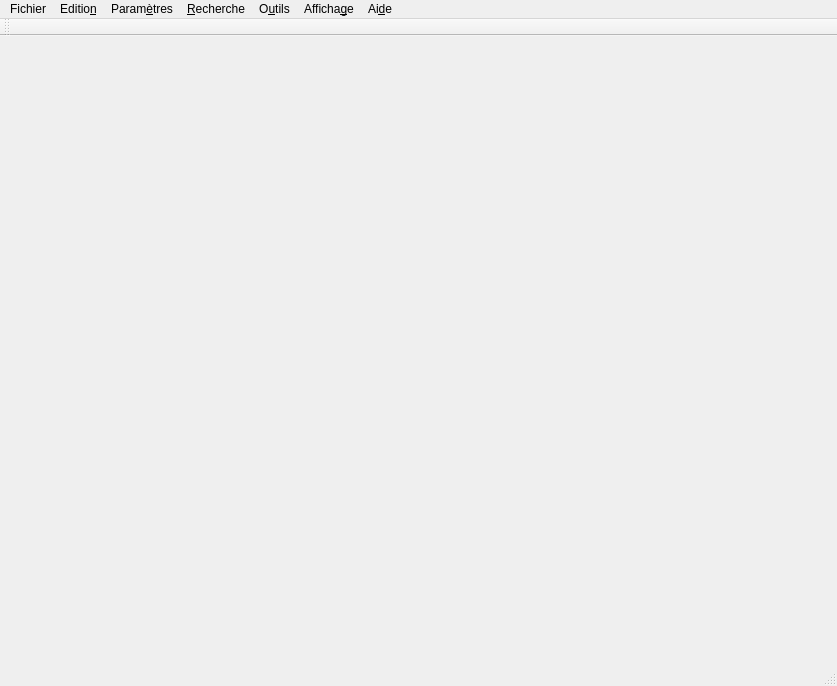
<?xml version="1.0" encoding="UTF-8"?>
<ui version="4.0">
 <class>MainWindow</class>
 <widget class="QMainWindow" name="MainWindow">
  <property name="geometry">
   <rect>
    <x>0</x>
    <y>0</y>
    <width>837</width>
    <height>686</height>
   </rect>
  </property>
  <property name="windowTitle">
   <string>MainWindow</string>
  </property>
  <widget class="QWidget" name="centralwidget">
   <layout class="QHBoxLayout" name="horizontalLayout_2"/>
  </widget>
  <widget class="QMenuBar" name="menubar">
   <property name="geometry">
    <rect>
     <x>0</x>
     <y>0</y>
     <width>837</width>
     <height>22</height>
    </rect>
   </property>
   <widget class="QMenu" name="menuFichier">
    <property name="title">
     <string>Fichier</string>
    </property>
    <addaction name="actionQuitter"/>
    <addaction name="actionRed_marrer"/>
   </widget>
   <widget class="QMenu" name="menuEdition">
    <property name="title">
     <string>Editio&amp;n</string>
    </property>
    <widget class="QMenu" name="menuAction">
     <property name="title">
      <string>&amp;Action</string>
     </property>
     <addaction name="actionAjouter_rect_ROI"/>
     <addaction name="actionAjouter_ligne_ROI"/>
     <addaction name="actionSupprimer_rect_ROI"/>
     <addaction name="actionSupprimer_ligne_ROI"/>
    </widget>
    <addaction name="menuAction"/>
   </widget>
   <widget class="QMenu" name="menuRecherche">
    <property name="title">
     <string>&amp;Recherche</string>
    </property>
   </widget>
   <widget class="QMenu" name="menuOutils">
    <property name="title">
     <string>O&amp;utils</string>
    </property>
    <widget class="QMenu" name="menuDebug">
     <property name="title">
      <string>&amp;Debug</string>
     </property>
     <addaction name="actionPrint_logs"/>
     <addaction name="actionShow_Physical_Plot_Dock_Widget"/>
     <addaction name="actionShow_Composite_Plots_Dock_Widget"/>
    </widget>
    <addaction name="menuDebug"/>
   </widget>
   <widget class="QMenu" name="menuAffichage">
    <property name="title">
     <string>Afficha&amp;ge</string>
    </property>
    <widget class="QMenu" name="menuVolets">
     <property name="title">
      <string>&amp;Volets</string>
     </property>
     <addaction name="action_videoStream"/>
     <addaction name="action_cameraParameters"/>
     <addaction name="actionComposite_parameters"/>
     <addaction name="actionLog_console"/>
     <addaction name="actionNavigation_tools"/>
     <addaction name="actionTarget_visualizer"/>
     <addaction name="actionSTL_visualizer"/>
    </widget>
    <addaction name="menuVolets"/>
   </widget>
   <widget class="QMenu" name="menuAide">
    <property name="title">
     <string>Ai&amp;de</string>
    </property>
   </widget>
   <widget class="QMenu" name="menuParam_tres">
    <property name="title">
     <string>Param&amp;ètres</string>
    </property>
    <addaction name="actionConfigurateur_cam_ra"/>
   </widget>
   <addaction name="menuFichier"/>
   <addaction name="menuEdition"/>
   <addaction name="menuParam_tres"/>
   <addaction name="menuRecherche"/>
   <addaction name="menuOutils"/>
   <addaction name="menuAffichage"/>
   <addaction name="menuAide"/>
  </widget>
  <widget class="QStatusBar" name="statusbar"/>
  <widget class="QToolBar" name="toolBar">
   <property name="windowTitle">
    <string>toolBar</string>
   </property>
   <attribute name="toolBarArea">
    <enum>TopToolBarArea</enum>
   </attribute>
   <attribute name="toolBarBreak">
    <bool>false</bool>
   </attribute>
  </widget>
  <action name="actionQuitter">
   <property name="text">
    <string>&amp;Quitter</string>
   </property>
   <property name="statusTip">
    <string>Quitter</string>
   </property>
   <property name="shortcut">
    <string>Ctrl+Q</string>
   </property>
  </action>
  <action name="actionRed_marrer">
   <property name="text">
    <string>&amp;Redémarrer</string>
   </property>
   <property name="statusTip">
    <string>Redémarrer</string>
   </property>
   <property name="shortcut">
    <string>Ctrl+R</string>
   </property>
  </action>
  <action name="action_videoStream">
   <property name="checkable">
    <bool>true</bool>
   </property>
   <property name="checked">
    <bool>true</bool>
   </property>
   <property name="text">
    <string>&amp;Video stream</string>
   </property>
  </action>
  <action name="actionThreads_info">
   <property name="checkable">
    <bool>true</bool>
   </property>
   <property name="checked">
    <bool>false</bool>
   </property>
   <property name="text">
    <string>Threads info</string>
   </property>
  </action>
  <action name="actionConfigurateur_cam_ra">
   <property name="text">
    <string>&amp;Configurateur caméra</string>
   </property>
  </action>
  <action name="action_cameraParameters">
   <property name="checkable">
    <bool>true</bool>
   </property>
   <property name="checked">
    <bool>true</bool>
   </property>
   <property name="text">
    <string>&amp;Camera parameters</string>
   </property>
  </action>
  <action name="actionCalibration_source_files">
   <property name="checkable">
    <bool>true</bool>
   </property>
   <property name="checked">
    <bool>true</bool>
   </property>
   <property name="text">
    <string>Calibration source files</string>
   </property>
  </action>
  <action name="actionXYZ_Positions_graphs">
   <property name="checkable">
    <bool>true</bool>
   </property>
   <property name="checked">
    <bool>true</bool>
   </property>
   <property name="text">
    <string>XYZ Positions graphs</string>
   </property>
  </action>
  <action name="actionAjouter_rect_ROI">
   <property name="text">
    <string>&amp;Ajouter rect ROI</string>
   </property>
  </action>
  <action name="actionAjouter_ligne_ROI">
   <property name="text">
    <string>Ajouter &amp;ligne ROI</string>
   </property>
  </action>
  <action name="actionSupprimer_rect_ROI">
   <property name="text">
    <string>&amp;Supprimer rect ROI</string>
   </property>
  </action>
  <action name="actionSupprimer_ligne_ROI">
   <property name="text">
    <string>Supprimer ligne &amp;ROI</string>
   </property>
  </action>
  <action name="actionComposite_parameters">
   <property name="checkable">
    <bool>true</bool>
   </property>
   <property name="checked">
    <bool>true</bool>
   </property>
   <property name="text">
    <string>Composite &amp;parameters</string>
   </property>
  </action>
  <action name="actionPrint_logs">
   <property name="checkable">
    <bool>false</bool>
   </property>
   <property name="text">
    <string>&amp;Print logs</string>
   </property>
   <property name="shortcut">
    <string>Ctrl+D</string>
   </property>
  </action>
  <action name="actionShow_Physical_Plot_Dock_Widget">
   <property name="checkable">
    <bool>true</bool>
   </property>
   <property name="text">
    <string>&amp;Show Physical Plots Dock Widget</string>
   </property>
   <property name="shortcut">
    <string>Ctrl+&amp;</string>
   </property>
  </action>
  <action name="actionShow_Composite_Plots_Dock_Widget">
   <property name="checkable">
    <bool>true</bool>
   </property>
   <property name="text">
    <string>Show Plots &amp;Composite Dock Widget</string>
   </property>
   <property name="shortcut">
    <string>Ctrl+É</string>
   </property>
  </action>
  <action name="actionLog_console">
   <property name="checkable">
    <bool>true</bool>
   </property>
   <property name="checked">
    <bool>true</bool>
   </property>
   <property name="enabled">
    <bool>true</bool>
   </property>
   <property name="text">
    <string>C&amp;onsole</string>
   </property>
  </action>
  <action name="actionNavigation_tools">
   <property name="checkable">
    <bool>true</bool>
   </property>
   <property name="checked">
    <bool>true</bool>
   </property>
   <property name="enabled">
    <bool>true</bool>
   </property>
   <property name="text">
    <string>&amp;Navigation tools</string>
   </property>
  </action>
  <action name="actionTarget_visualizer">
   <property name="checkable">
    <bool>true</bool>
   </property>
   <property name="checked">
    <bool>true</bool>
   </property>
   <property name="enabled">
    <bool>true</bool>
   </property>
   <property name="text">
    <string>&amp;Target visualizer</string>
   </property>
  </action>
  <action name="actionSTL_visualizer">
   <property name="checkable">
    <bool>true</bool>
   </property>
   <property name="checked">
    <bool>true</bool>
   </property>
   <property name="enabled">
    <bool>true</bool>
   </property>
   <property name="text">
    <string>&amp;STL visualizer</string>
   </property>
  </action>
 </widget>
 <resources/>
 <connections/>
</ui>
